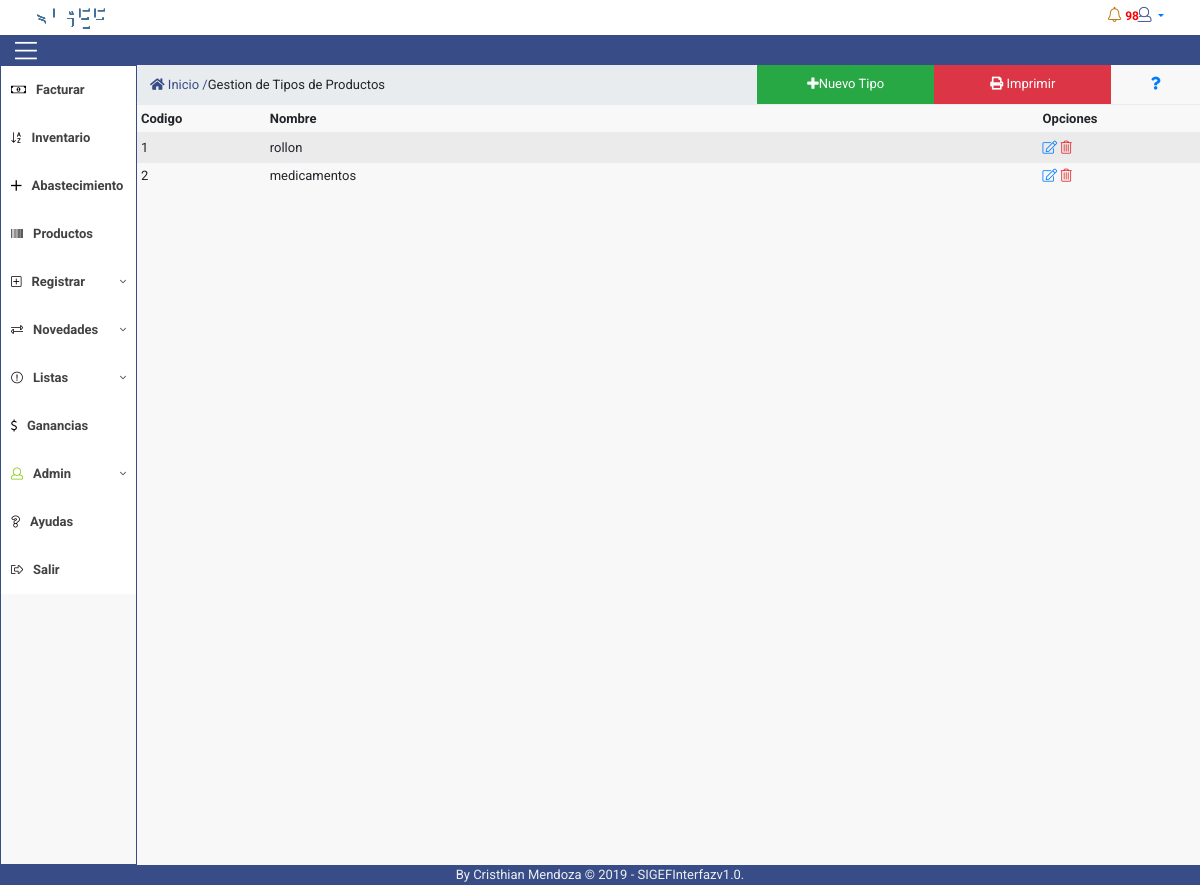
Screenshot of /controlador/tipos.php (signed in) with the database file from the repository.
### tables this page shows
CREATE TABLE `tb_tipos_productos` (
  `cod_tipo` int(11) NOT NULL,
  `nom_tipo` varchar(15) NOT NULL
);

### controlador/paginar_tipos.php (the view, shortened to what this page needs)
 <?php
  include('../connections/config.php');
    $registro = ("SELECT * FROM tb_tipos_productos");
    $resultado = mysqli_query($conexion,$registro);
    echo '<table class="table table-striped table-condensed table-hover" id="tipos">
              <thead>
                  <tr>
                      <th width="50">Codigo</th>
                      <th width="300">Nombre</th>
                      <th width="50">Opciones</th>
                  </tr>
              </thead>';
  if(!empty($resultado)){
  while($registro2 = mysqli_fetch_array($resultado)){
    echo '<tr>
              <td>'.$registro2['cod_tipo'].'</td>
              <td>'.utf8_decode($registro2['nom_tipo']).'</td>
              <td><a href="javascript:editarTipo('.$registro2['cod_tipo'].');" class="fal fa-edit"></a> <a href="javascript:eliminarTipo('.$registro2['cod_tipo'].');" class="fal fa-trash-alt icon3"></a></td>
              </tr>';
  }
 echo '</table>';
  }
?>

### vista/css/estilos.css (style rules this page uses)
* { margin: 0; padding: 0; box-sizing: border-box; font-family: 'Roboto', sans-serif; font-size: 13px; border-radius: 0px; }
a { display: contents; }
.icon3 { color: #df2626; }
.table td, .table th { padding: .3rem; vertical-align: unset; }

### rows the page displays
tb_tipos_productos: cod_tipo "1", nom_tipo "rollon"
tb_tipos_productos: cod_tipo "2", nom_tipo "medicamentos"
